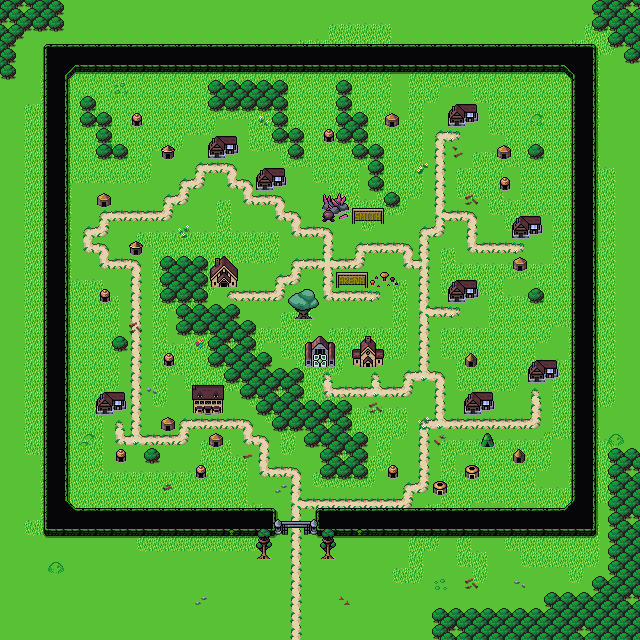

This is a level from a 2D game, rendered from its Tiled map with the project's own tilesets. A one-line summary and the map file follow, with tile-layer data summarised:
An orthogonal 40x40 tile map with 16x16 px tiles, 5 tile layers (Background, Ground, Ground2, Walls, ...), 3 tilesets and 23 objects (quest).

<map version="1.10" tiledversion="1.10.1" orientation="orthogonal" renderorder="right-down" width="40" height="40" tilewidth="16" tileheight="16" infinite="0" nextlayerid="7" nextobjectid="81">
 <editorsettings>
  <export target="wastetown..tmx" format="tmx" />
 </editorsettings>
 <tileset firstgid="1" source="../../tileset/main.tsx" />
 <tileset firstgid="10113" source="../../tileset/buildings.tsx" />
 <tileset firstgid="11905" source="../../tileset/buildings-nocollide.tsx" />
 <layer id="1" name="Background" width="40" height="40">
  <data>[1600 cells, 1600 non-empty, 2 distinct tile ids]</data>
 </layer>
 <layer id="2" name="Ground" width="40" height="40">
  <data>[1600 cells, 1122 non-empty, 30 distinct tile ids]</data>
 </layer>
 <layer id="6" name="Ground2" width="40" height="40">
  <data>[1600 cells, 613 non-empty, 82 distinct tile ids]</data>
 </layer>
 <layer id="3" name="Walls" width="40" height="40">
  <properties>
   <property name="spriteLayer" type="bool" value="true" />
  </properties>
  <data>[1600 cells, 2 non-empty, 2 distinct tile ids]</data>
 </layer>
 <layer id="5" name="Overlay" width="40" height="40">
  <data>[1600 cells, 37 non-empty, 22 distinct tile ids]</data>
 </layer>
 <objectgroup id="4" name="Objects">
  <object id="56" template="../../obj/shop.tx" x="208" y="162">
   <properties>
    <property name="commonShopList" value="Enchantment6Green,Creature6Green,Instant6Green,Elf,Wolf,Druid,Squirrel" />
    <property name="mythicShopList" value="Planeswalker4Green,WUBRG,RGU,UWG,UGB,RWG,RGB,GWB,Legend4Green,PhyrexianGreen,Hydra" />
    <property name="rareShopList" value="Artifact4Green,Land4Green,Dimir,Rakdos,Orzhov,Golgari,Vehicle2Green,Wand4Green" />
    <property name="signYOffset" type="float" value="-2" />
    <property name="uncommonShopList" value="Dinosaur4Green,Wolf4Green,Sliver4Green,Multicolor8Green" />
   </properties>
  </object>
  <object id="47" template="../../obj/inn.tx" x="199" y="419" />
  <object id="53" template="../../obj/spellsmith.tx" x="327" y="228" />
  <object id="55" template="../../obj/shop.tx" x="479" y="453">
   <properties>
    <property name="commonShopList" value="Forest" />
    <property name="noRestock" type="bool" value="true" />
    <property name="signYOffset" type="float" value="0" />
   </properties>
  </object>
  <object id="58" template="../../obj/entry_up.tx" x="257" y="644" width="80" height="20">
   <properties>
    <property name="spawn" type="bool" value="true" />
   </properties>
  </object>
  <object id="59" template="../../obj/entry_left.tx" x="321" y="623" width="16" height="80.9948" rotation="0" />
  <object id="60" template="../../obj/entry_right.tx" x="254" y="623" width="16" height="85" />
  <object id="62" template="../../obj/shop.tx" x="361" y="370">
   <properties>
    <property name="commonShopList" value="GreenEquipment" />
    <property name="hasSign" type="bool" value="true" />
    <property name="noRestock" type="bool" value="true" />
    <property name="signYOffset" type="float" value="0" />
   </properties>
  </object>
  <object id="63" template="../../obj/shop.tx" x="216" y="290">
   <properties>
    <property name="commonShopList" value="GreenItems" />
    <property name="hasSign" type="bool" value="true" />
    <property name="noRestock" type="bool" value="true" />
    <property name="signYOffset" type="float" value="0" />
   </properties>
  </object>
  <object id="64" template="../../obj/shop.tx" x="466" y="417">
   <properties>
    <property name="commonShopList" value="Enchantment6Green,Creature6Green,Instant6Green,Elf,Wolf,Druid,Squirrel" />
    <property name="mythicShopList" value="Planeswalker4Green,WUBRG,RGU,UWG,UGB,RWG,RGB,GWB,Legend4Green,PhyrexianGreen" />
    <property name="rareShopList" value="Artifact4Green,Land4Green,Dimir,Rakdos,Orzhov,Golgari,Vehicle2Green,Wand4Green" />
    <property name="signYOffset" type="float" value="-2" />
    <property name="uncommonShopList" value="Dinosaur4Green,Wolf4Green,Sliver4Green,Multicolor8Green" />
   </properties>
  </object>
  </objectgroup>
</map>
<!-- 13 of 23 objects omitted -->
